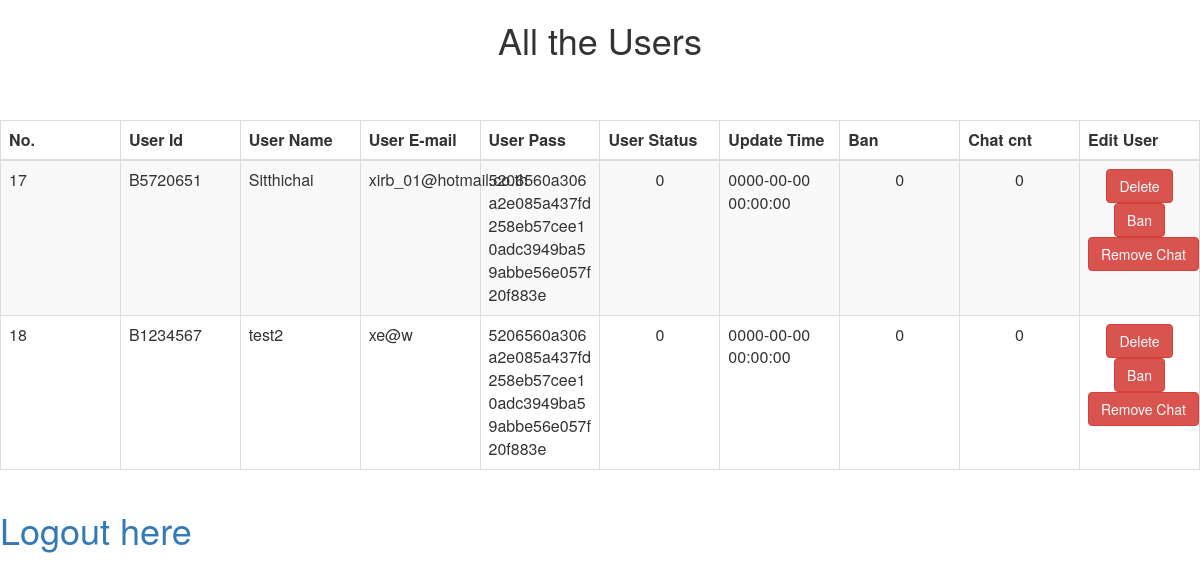
The page /viewuse.php (signed in) on the database its author committed.
### tables this page shows
CREATE TABLE `users` (
  `id` int(10) NOT NULL,
  `user_id` varchar(8) NOT NULL,
  `user_name` varchar(100) NOT NULL,
  `user_pass` varchar(100) NOT NULL,
  `user_email` varchar(100) NOT NULL,
  `login_status` int(1) NOT NULL,
  `last_update` datetime NOT NULL,
  `ban` int(1) NOT NULL
);

### viewuse.php (the view, shortened to what this page needs)
<html>
<head lang="en">
    <link type="text/css" rel="stylesheet" href="bootstrap-3.3.7-dist/css/bootstrap.css">
</head>
<body>
<div class="table-scrol">
    <h1 align="center">All the Users</h1>
<div class="table-responsive">
    <table class="table table-bordered table-hover table-striped" style="table-layout: fixed">
        <thead>
        <tr>
			<th algin=center>No.</th>
            <th algin=center>User Id</th>
            <th algin=center>User Name</th>
            <th algin=center>User E-mail</th>
            <th algin=center>User Pass</th>
            <th algin=center>User Status</th>
            <th algin=center>Update Time</th>
             <th algin=center>Ban</th>
             <th algin=center>Chat cnt</th>
            <th algin=center>Edit User</th>
        </tr>
        </thead>
        <?php
        include("database/db.php");
        $view_users_query="select * from users";
        $run=mysqli_query($db,$view_users_query);
        while($row=mysqli_fetch_array($run))
        {
            $id=$row[0];
            $user_id=$row[1];
            $user_name=$row[2];
            $user_pass=$row[3];
            $user_email=$row[4];
            $user_status=$row[5];
            $user_time=$row[6];
            $user_ban=$row[7];
            $query="SELECT COUNT(*) AS `count` from conversation_reply WHERE user_id_fk = '$id'";
			$result=mysqli_query($db,$query);
            $rowq = mysqli_fetch_assoc($result);
			$count = $rowq['count'];
        ?>
        <tr>
			<td><?php echo $id;  ?></td>
            <td><?php echo $user_id;  ?></td>
            <td><?php echo $user_name;  ?></td>
            <td><?php echo $user_email;  ?></td>
            <td><div style='word-wrap:break-word;'><?php echo $user_pass;  ?></div></td>
            <td><center><?php echo $user_status;  ?></center></td>
            <td><?php echo $user_time;  ?></center></td>
            <td><center><?php echo $user_ban;  ?></td>
            <td><center><?php echo $count;  ?></td>
            <td><center><a href="delete.php?del=<?php echo $id ?>"><button onclick="return confirm('คุณต้องการลบข้อมูลที่เลือก?')" class="btn btn-danger">Delete</button></a>
   <?php       if($user_ban == '0')
					echo" <a href=\"ban.php?ban=$id\"><button onclick=\"return confirm('คุณต้องการแบนข้อมูลที่เลือก?')\" class=\"btn btn-danger\">Ban</button></a>";
				else
					echo" <a href=\"ban.php?ban=$id\"><button onclick=\"return confirm('คุณต้องการยกเลิกแบนข้อมูลที่เลือก?')\" class=\"btn btn-danger\">Unban</button></a>";
				echo" <a href=\"removechatbyadmin.php?removechatbyadmin=$id\"><button onclick=\"return confirm('คุณต้องการสนทนาของคนที่เลือก?')\" class=\"btn btn-danger\">Remove Chat</button></a>";
				echo"</center></td>";
	  ?>
        </tr>
        <?php }
         ?>
    </table>
        </div>
</div>
<h1><a href="logoutadmin.php">Logout here</a> </h1>
</body>
</html>

### viewuse.php (style rules this page uses)
.table { margin-top: 50px; }

### rows shown on the page
users: id "17", user "B5720651", user_name "Sitthichai", user_email "xirb_01@hotmail.co.th", user_pass "5206560a306a2e085a437fd258eb57cee10adc3949ba59abbe56e057f20f883e", login_status "0", last_update "0000-00-00 00:00:00", ban "0", count "0"
users: id "18", user "B1234567", user_name "test2", user_email "xe@w", user_pass "5206560a306a2e085a437fd258eb57cee10adc3949ba59abbe56e057f20f883e", login_status "0", last_update "0000-00-00 00:00:00", ban "0", count "0"
